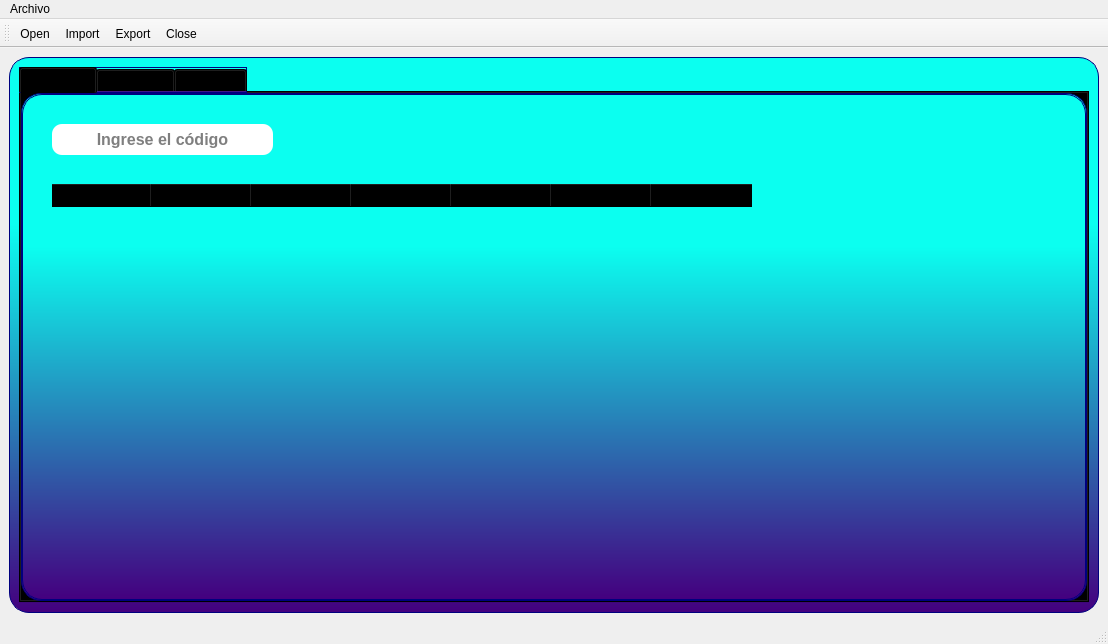
<?xml version="1.0" encoding="UTF-8"?>
<ui version="4.0">
 <class>MainWindow</class>
 <widget class="QMainWindow" name="MainWindow">
  <property name="geometry">
   <rect>
    <x>0</x>
    <y>0</y>
    <width>1108</width>
    <height>644</height>
   </rect>
  </property>
  <property name="windowTitle">
   <string>MainWindow</string>
  </property>
  <widget class="QWidget" name="centralwidget">
   <layout class="QVBoxLayout" name="verticalLayout">
    <item>
     <widget class="QFrame" name="frame">
      <property name="styleSheet">
       <string notr="true">background-color: qlineargradient(spread:reflect, x1:0.543, y1:0, x2:0.541, y2:1, stop:0.300766 rgba(11, 255, 240, 255), stop:1 rgba(68, 0, 127, 255));

border-radius:20px;
border:1px solid #00007f;</string>
      </property>
      <property name="frameShape">
       <enum>QFrame::StyledPanel</enum>
      </property>
      <property name="frameShadow">
       <enum>QFrame::Raised</enum>
      </property>
      <layout class="QVBoxLayout" name="verticalLayout_2">
       <item>
        <widget class="QTabWidget" name="tabWidget">
         <property name="currentIndex">
          <number>0</number>
         </property>
         <widget class="QWidget" name="tab">
          <attribute name="title">
           <string>Inventario</string>
          </attribute>
          <widget class="QPushButton" name="BtnSearch">
           <property name="geometry">
            <rect>
             <x>270</x>
             <y>30</y>
             <width>29</width>
             <height>25</height>
            </rect>
           </property>
           <property name="autoFillBackground">
            <bool>false</bool>
           </property>
           <property name="styleSheet">
            <string notr="true">background-color: rgba(0, 0, 0,0%);
border:none</string>
           </property>
           <property name="text">
            <string/>
           </property>
           <property name="icon">
            <iconset>
             <normaloff>../../Actividad2/lupa.png</normaloff>../../Actividad2/lupa.png</iconset>
           </property>
           <property name="iconSize">
            <size>
             <width>25</width>
             <height>25</height>
            </size>
           </property>
          </widget>
          <widget class="QTableWidget" name="cliTable_2">
           <property name="geometry">
            <rect>
             <x>30</x>
             <y>90</y>
             <width>981</width>
             <height>301</height>
            </rect>
           </property>
           <property name="autoFillBackground">
            <bool>false</bool>
           </property>
           <property name="styleSheet">
            <string notr="true">background-color: rgba(0, 0, 0,0%);
border:none</string>
           </property>
           <property name="dragEnabled">
            <bool>false</bool>
           </property>
           <property name="alternatingRowColors">
            <bool>false</bool>
           </property>
           <property name="gridStyle">
            <enum>Qt::SolidLine</enum>
           </property>
           <attribute name="horizontalHeaderCascadingSectionResizes">
            <bool>false</bool>
           </attribute>
           <attribute name="horizontalHeaderHighlightSections">
            <bool>true</bool>
           </attribute>
           <attribute name="horizontalHeaderMinimumSectionSize">
            <number>50</number>
           </attribute>
           <attribute name="verticalHeaderDefaultSectionSize">
            <number>50</number>
           </attribute>
           <attribute name="verticalHeaderMinimumSectionSize">
            <number>50</number>
           </attribute>
           <attribute name="verticalHeaderShowSortIndicator" stdset="0">
            <bool>false</bool>
           </attribute>
           <attribute name="verticalHeaderStretchLastSection">
            <bool>true</bool>
           </attribute>
           <column>
            <property name="text">
             <string>Código</string>
            </property>
            <property name="font">
             <font>
              <pointsize>12</pointsize>
              <weight>75</weight>
              <bold>true</bold>
             </font>
            </property>
            <property name="textAlignment">
             <set>AlignCenter</set>
            </property>
           </column>
           <column>
            <property name="text">
             <string>Nombre</string>
            </property>
            <property name="font">
             <font>
              <pointsize>12</pointsize>
              <weight>75</weight>
              <bold>true</bold>
             </font>
            </property>
            <property name="textAlignment">
             <set>AlignCenter</set>
            </property>
           </column>
           <column>
            <property name="text">
             <string>Categoría</string>
            </property>
            <property name="font">
             <font>
              <pointsize>12</pointsize>
              <weight>75</weight>
              <bold>true</bold>
             </font>
            </property>
            <property name="textAlignment">
             <set>AlignCenter</set>
            </property>
           </column>
           <column>
            <property name="text">
             <string>Cantidad</string>
            </property>
            <property name="font">
             <font>
              <pointsize>12</pointsize>
              <weight>75</weight>
              <bold>true</bold>
             </font>
            </property>
            <property name="textAlignment">
             <set>AlignCenter</set>
            </property>
           </column>
           <column>
            <property name="text">
             <string>Precio Costo</string>
            </property>
            <property name="font">
             <font>
              <pointsize>12</pointsize>
              <weight>75</weight>
              <bold>true</bold>
             </font>
            </property>
            <property name="textAlignment">
             <set>AlignCenter</set>
            </property>
           </column>
           <column>
            <property name="text">
             <string>Precio Venta</string>
            </property>
            <property name="font">
             <font>
              <pointsize>12</pointsize>
              <weight>75</weight>
              <bold>true</bold>
             </font>
            </property>
            <property name="textAlignment">
             <set>AlignCenter</set>
            </property>
           </column>
           <column>
            <property name="text">
             <string>Proveedor</string>
            </property>
            <property name="font">
             <font>
              <pointsize>12</pointsize>
              <weight>75</weight>
              <bold>true</bold>
             </font>
            </property>
            <property name="textAlignment">
             <set>AlignCenter</set>
            </property>
           </column>
          </widget>
          <widget class="QLineEdit" name="TxtUser">
           <property name="geometry">
            <rect>
             <x>30</x>
             <y>30</y>
             <width>221</width>
             <height>31</height>
            </rect>
           </property>
           <property name="font">
            <font>
             <pointsize>12</pointsize>
             <weight>75</weight>
             <bold>true</bold>
            </font>
           </property>
           <property name="styleSheet">
            <string notr="true">background-color: rgb(255, 255, 255,255);
border-radius:10px;
border:none</string>
           </property>
           <property name="alignment">
            <set>Qt::AlignCenter</set>
           </property>
           <property name="placeholderText">
            <string>Ingrese el código</string>
           </property>
          </widget>
          <widget class="QPushButton" name="BtnRefresh">
           <property name="geometry">
            <rect>
             <x>310</x>
             <y>20</y>
             <width>40</width>
             <height>40</height>
            </rect>
           </property>
           <property name="styleSheet">
            <string notr="true">background-color: rgba(0, 0, 0,0%);
border:none</string>
           </property>
           <property name="text">
            <string/>
           </property>
           <property name="icon">
            <iconset>
             <normaloff>../../Actividad2/recarga1.png</normaloff>../../Actividad2/recarga1.png</iconset>
           </property>
           <property name="iconSize">
            <size>
             <width>30</width>
             <height>30</height>
            </size>
           </property>
          </widget>
         </widget>
         <widget class="QWidget" name="tab_2">
          <attribute name="title">
           <string>Productos</string>
          </attribute>
          <widget class="QLabel" name="label_2">
           <property name="geometry">
            <rect>
             <x>70</x>
             <y>120</y>
             <width>81</width>
             <height>21</height>
            </rect>
           </property>
           <property name="styleSheet">
            <string notr="true">background-color: rgba(0, 0, 0,0%);
font: 75 16pt &quot;Arial&quot;;
border:none</string>
           </property>
           <property name="text">
            <string>Nombre:</string>
           </property>
           <property name="alignment">
            <set>Qt::AlignCenter</set>
           </property>
          </widget>
          <widget class="QLineEdit" name="TxtName">
           <property name="geometry">
            <rect>
             <x>170</x>
             <y>110</y>
             <width>291</width>
             <height>31</height>
            </rect>
           </property>
           <property name="font">
            <font>
             <pointsize>12</pointsize>
             <weight>75</weight>
             <bold>true</bold>
            </font>
           </property>
           <property name="styleSheet">
            <string notr="true">background-color: rgb(255, 255, 255,255);
border-radius:10px;
border:none</string>
           </property>
           <property name="alignment">
            <set>Qt::AlignCenter</set>
           </property>
           <property name="placeholderText">
            <string>Ingrese el nombre</string>
           </property>
          </widget>
          <widget class="QLabel" name="label_3">
           <property name="geometry">
            <rect>
             <x>580</x>
             <y>120</y>
             <width>101</width>
             <height>21</height>
            </rect>
           </property>
           <property name="styleSheet">
            <string notr="true">background-color: rgba(0, 0, 0,0%);
font: 75 16pt &quot;Arial&quot;;
border:none</string>
           </property>
           <property name="text">
            <string>Categoría:</string>
           </property>
           <property name="alignment">
            <set>Qt::AlignCenter</set>
           </property>
          </widget>
          <widget class="QPushButton" name="BtnClose">
           <property name="geometry">
            <rect>
             <x>690</x>
             <y>420</y>
             <width>90</width>
             <height>40</height>
            </rect>
           </property>
           <property name="font">
            <font>
             <family>MS Shell Dlg 2</family>
             <pointsize>10</pointsize>
             <weight>9</weight>
             <italic>false</italic>
             <bold>false</bold>
            </font>
           </property>
           <property name="styleSheet">
            <string notr="true">QPushButton{
font: 75 10pt &quot;MS Shell Dlg 2&quot;;
background-color: rgb(0, 255, 0);
font: 75 10pt &quot;MS Shell Dlg 2&quot;;
border:5px solid #ffffff;
}

QPushButton:hover{
background-color: rgb(255, 255, 0);
font: 75 10pt &quot;MS Shell Dlg 2&quot;;
border:5px solid #0000f;
}</string>
           </property>
           <property name="text">
            <string>Close</string>
           </property>
           <property name="icon">
            <iconset>
             <normaloff>../../Actividad2/close.png</normaloff>../../Actividad2/close.png</iconset>
           </property>
           <property name="iconSize">
            <size>
             <width>30</width>
             <height>30</height>
            </size>
           </property>
          </widget>
          <widget class="QPushButton" name="BtnDelete">
           <property name="geometry">
            <rect>
             <x>490</x>
             <y>420</y>
             <width>90</width>
             <height>40</height>
            </rect>
           </property>
           <property name="font">
            <font>
             <family>MS Shell Dlg 2</family>
             <pointsize>10</pointsize>
             <weight>9</weight>
             <italic>false</italic>
             <bold>false</bold>
            </font>
           </property>
           <property name="styleSheet">
            <string notr="true">QPushButton{
font: 75 10pt &quot;MS Shell Dlg 2&quot;;
background-color: rgb(0, 255, 0);
font: 75 10pt &quot;MS Shell Dlg 2&quot;;
border:5px solid #ffffff;
}

QPushButton:hover{
background-color: rgb(255, 255, 0);
font: 75 10pt &quot;MS Shell Dlg 2&quot;;
border:5px solid #0000f;
}</string>
           </property>
           <property name="text">
            <string>Delete</string>
           </property>
           <property name="icon">
            <iconset>
             <normaloff>../../Actividad2/delete.png</normaloff>../../Actividad2/delete.png</iconset>
           </property>
           <property name="iconSize">
            <size>
             <width>30</width>
             <height>30</height>
            </size>
           </property>
          </widget>
          <widget class="QPushButton" name="BtnClean">
           <property name="geometry">
            <rect>
             <x>590</x>
             <y>420</y>
             <width>90</width>
             <height>40</height>
            </rect>
           </property>
           <property name="font">
            <font>
             <family>MS Shell Dlg 2</family>
             <pointsize>10</pointsize>
             <weight>9</weight>
             <italic>false</italic>
             <bold>false</bold>
            </font>
           </property>
           <property name="styleSheet">
            <string notr="true">QPushButton{
font: 75 10pt &quot;MS Shell Dlg 2&quot;;
background-color: rgb(0, 255, 0);
font: 75 10pt &quot;MS Shell Dlg 2&quot;;
border:5px solid #ffffff;
}

QPushButton:hover{
background-color: rgb(255, 255, 0);
font: 75 10pt &quot;MS Shell Dlg 2&quot;;
border:5px solid #0000f;
}</string>
           </property>
           <property name="text">
            <string>Clean</string>
           </property>
           <property name="icon">
            <iconset>
             <normaloff>../../Actividad2/papelera.png</normaloff>../../Actividad2/papelera.png</iconset>
           </property>
           <property name="iconSize">
            <size>
             <width>30</width>
             <height>30</height>
            </size>
           </property>
          </widget>
          <widget class="QPushButton" name="BtnUpdate">
           <property name="geometry">
            <rect>
             <x>390</x>
             <y>420</y>
             <width>90</width>
             <height>40</height>
            </rect>
           </property>
           <property name="font">
            <font>
             <family>MS Shell Dlg 2</family>
             <pointsize>10</pointsize>
             <weight>9</weight>
             <italic>false</italic>
             <bold>false</bold>
            </font>
           </property>
           <property name="styleSheet">
            <string notr="true">QPushButton{
font: 75 10pt &quot;MS Shell Dlg 2&quot;;
background-color: rgb(0, 255, 0);
font: 75 10pt &quot;MS Shell Dlg 2&quot;;
border:5px solid #ffffff;
}

QPushButton:hover{
background-color: rgb(255, 255, 0);
font: 75 10pt &quot;MS Shell Dlg 2&quot;;
border:5px solid #0000f;
}</string>
           </property>
           <property name="text">
            <string>Update</string>
           </property>
           <property name="icon">
            <iconset>
             <normaloff>../../Actividad2/modify.png</normaloff>../../Actividad2/modify.png</iconset>
           </property>
           <property name="iconSize">
            <size>
             <width>30</width>
             <height>30</height>
            </size>
           </property>
          </widget>
          <widget class="QPushButton" name="BtnSave">
           <property name="geometry">
            <rect>
             <x>290</x>
             <y>420</y>
             <width>90</width>
             <height>40</height>
            </rect>
           </property>
           <property name="font">
            <font>
             <family>MS Shell Dlg 2</family>
             <pointsize>10</pointsize>
             <weight>9</weight>
             <italic>false</italic>
             <bold>false</bold>
            </font>
           </property>
           <property name="styleSheet">
            <string notr="true">QPushButton{
font: 75 10pt &quot;MS Shell Dlg 2&quot;;
background-color: rgb(0, 255, 0);
font: 75 10pt &quot;MS Shell Dlg 2&quot;;
border:5px solid #ffffff;
}

QPushButton:hover{
background-color: rgb(255, 255, 0);
font: 75 10pt &quot;MS Shell Dlg 2&quot;;
border:5px solid #0000f;
}</string>
           </property>
           <property name="text">
            <string>Save</string>
           </property>
           <property name="icon">
            <iconset>
             <normaloff>../../Actividad2/save.png</normaloff>../../Actividad2/save.png</iconset>
           </property>
           <property name="iconSize">
            <size>
             <width>30</width>
             <height>30</height>
            </size>
           </property>
          </widget>
          <widget class="QLineEdit" name="TxtPriceC">
           <property name="geometry">
            <rect>
             <x>170</x>
             <y>250</y>
             <width>291</width>
             <height>31</height>
            </rect>
           </property>
           <property name="font">
            <font>
             <pointsize>12</pointsize>
             <weight>75</weight>
             <bold>true</bold>
            </font>
           </property>
           <property name="styleSheet">
            <string notr="true">background-color: rgb(255, 255, 255,255);
border-radius:10px;
border:none</string>
           </property>
           <property name="alignment">
            <set>Qt::AlignCenter</set>
           </property>
           <property name="placeholderText">
            <string>Ingrese el precio de costo</string>
           </property>
          </widget>
          <widget class="QLabel" name="label_4">
           <property name="geometry">
            <rect>
             <x>60</x>
             <y>260</y>
             <width>91</width>
             <height>21</height>
            </rect>
           </property>
           <property name="styleSheet">
            <string notr="true">background-color: rgba(0, 0, 0,0%);
font: 75 16pt &quot;Arial&quot;;
border:none</string>
           </property>
           <property name="text">
            <string>Precio:</string>
           </property>
           <property name="alignment">
            <set>Qt::AlignCenter</set>
           </property>
          </widget>
          <widget class="QLineEdit" name="TxtPriceV">
           <property name="geometry">
            <rect>
             <x>700</x>
             <y>250</y>
             <width>291</width>
             <height>31</height>
            </rect>
           </property>
           <property name="font">
            <font>
             <pointsize>12</pointsize>
             <weight>75</weight>
             <bold>true</bold>
            </font>
           </property>
           <property name="styleSheet">
            <string notr="true">background-color: rgb(255, 255, 255,255);
border-radius:10px;
border:none</string>
           </property>
           <property name="alignment">
            <set>Qt::AlignCenter</set>
           </property>
           <property name="placeholderText">
            <string>Ingrese el precio de venta</string>
           </property>
          </widget>
          <widget class="QLabel" name="label_5">
           <property name="geometry">
            <rect>
             <x>580</x>
             <y>260</y>
             <width>71</width>
             <height>21</height>
            </rect>
           </property>
           <property name="styleSheet">
            <string notr="true">background-color: rgba(0, 0, 0,0%);
font: 75 16pt &quot;Arial&quot;;
border:none</string>
           </property>
           <property name="text">
            <string>Precio:</string>
           </property>
           <property name="alignment">
            <set>Qt::AlignCenter</set>
           </property>
          </widget>
          <widget class="QLabel" name="label_6">
           <property name="geometry">
            <rect>
             <x>70</x>
             <y>330</y>
             <width>81</width>
             <height>21</height>
            </rect>
           </property>
           <property name="styleSheet">
            <string notr="true">background-color: rgba(0, 0, 0,0%);
font: 75 16pt &quot;Arial&quot;;
border:none</string>
           </property>
           <property name="text">
            <string>Estado:</string>
           </property>
           <property name="alignment">
            <set>Qt::AlignCenter</set>
           </property>
          </widget>
          <widget class="QLineEdit" name="TxtStock">
           <property name="geometry">
            <rect>
             <x>700</x>
             <y>180</y>
             <width>291</width>
             <height>31</height>
            </rect>
           </property>
           <property name="font">
            <font>
             <pointsize>12</pointsize>
             <weight>75</weight>
             <bold>true</bold>
            </font>
           </property>
           <property name="styleSheet">
            <string notr="true">background-color: rgb(255, 255, 255,255);
border-radius:10px;
border:none</string>
           </property>
           <property name="alignment">
            <set>Qt::AlignCenter</set>
           </property>
           <property name="placeholderText">
            <string>Ingrese la cantidad</string>
           </property>
          </widget>
          <widget class="QLabel" name="label_7">
           <property name="geometry">
            <rect>
             <x>580</x>
             <y>190</y>
             <width>91</width>
             <height>21</height>
            </rect>
           </property>
           <property name="styleSheet">
            <string notr="true">background-color: rgba(0, 0, 0,0%);
font: 75 16pt &quot;Arial&quot;;
border:none</string>
           </property>
           <property name="text">
            <string>Cantidad:</string>
           </property>
           <property name="alignment">
            <set>Qt::AlignCenter</set>
           </property>
          </widget>
          <widget class="QLabel" name="label_9">
           <property name="geometry">
            <rect>
             <x>580</x>
             <y>320</y>
             <width>101</width>
             <height>21</height>
            </rect>
           </property>
           <property name="styleSheet">
            <string notr="true">background-color: rgba(0, 0, 0,0%);
font: 75 16pt &quot;Arial&quot;;
border:none</string>
           </property>
           <property name="text">
            <string>Proveedor:</string>
           </property>
           <property name="alignment">
            <set>Qt::AlignCenter</set>
           </property>
          </widget>
          <widget class="QComboBox" name="CbBrand">
           <property name="geometry">
            <rect>
             <x>170</x>
             <y>180</y>
             <width>291</width>
             <height>31</height>
            </rect>
           </property>
           <property name="styleSheet">
            <string notr="true">background-color: rgb(255, 255, 255,255);
border-radius:10px;
border:none</string>
           </property>
          </widget>
          <widget class="QLabel" name="label_10">
           <property name="geometry">
            <rect>
             <x>60</x>
             <y>190</y>
             <width>91</width>
             <height>21</height>
            </rect>
           </property>
           <property name="styleSheet">
            <string notr="true">background-color: rgba(0, 0, 0,0%);
font: 75 16pt &quot;Arial&quot;;
border:none</string>
           </property>
           <property name="text">
            <string>Marca:</string>
           </property>
           <property name="alignment">
            <set>Qt::AlignCenter</set>
           </property>
          </widget>
          <widget class="QComboBox" name="CbCategory">
           <property name="geometry">
            <rect>
             <x>700</x>
             <y>110</y>
             <width>291</width>
             <height>31</height>
            </rect>
           </property>
           <property name="styleSheet">
            <string notr="true">background-color: rgb(255, 255, 255,255);
border-radius:10px;
border:none</string>
           </property>
          </widget>
          <widget class="QComboBox" name="CbSupplier">
           <property name="geometry">
            <rect>
             <x>710</x>
             <y>310</y>
             <width>281</width>
             <height>31</height>
            </rect>
           </property>
           <property name="styleSheet">
            <string notr="true">background-color: rgb(255, 255, 255,255);
border-radius:10px;
border:none</string>
           </property>
          </widget>
          <widget class="QRadioButton" name="radioButton">
           <property name="geometry">
            <rect>
             <x>190</x>
             <y>330</y>
             <width>101</width>
             <height>17</height>
            </rect>
           </property>
           <property name="font">
            <font>
             <pointsize>12</pointsize>
             <weight>50</weight>
             <bold>false</bold>
            </font>
           </property>
           <property name="styleSheet">
            <string notr="true">background-color: rgba(0, 0, 0,0%);
border:none</string>
           </property>
           <property name="text">
            <string>Disponible</string>
           </property>
           <attribute name="buttonGroup">
            <string notr="true">buttonGroup</string>
           </attribute>
          </widget>
          <widget class="QRadioButton" name="RbGroupStatus">
           <property name="geometry">
            <rect>
             <x>320</x>
             <y>330</y>
             <width>131</width>
             <height>17</height>
            </rect>
           </property>
           <property name="font">
            <font>
             <pointsize>12</pointsize>
            </font>
           </property>
           <property name="styleSheet">
            <string notr="true">background-color: rgba(0, 0, 0,0%);
border:none</string>
           </property>
           <property name="text">
            <string>No Disponible</string>
           </property>
           <attribute name="buttonGroup">
            <string notr="true">buttonGroup</string>
           </attribute>
          </widget>
          <widget class="QPushButton" name="BtnSearch_2">
           <property name="geometry">
            <rect>
             <x>310</x>
             <y>30</y>
             <width>29</width>
             <height>25</height>
            </rect>
           </property>
           <property name="autoFillBackground">
            <bool>false</bool>
           </property>
           <property name="styleSheet">
            <string notr="true">background-color: rgba(0, 0, 0,0%);
border:none</string>
           </property>
           <property name="text">
            <string/>
           </property>
           <property name="icon">
            <iconset>
             <normaloff>../../Actividad2/lupa.png</normaloff>../../Actividad2/lupa.png</iconset>
           </property>
           <property name="iconSize">
            <size>
             <width>25</width>
             <height>25</height>
            </size>
           </property>
          </widget>
          <widget class="QLineEdit" name="TxtId">
           <property name="geometry">
            <rect>
             <x>70</x>
             <y>30</y>
             <width>221</width>
             <height>31</height>
            </rect>
           </property>
           <property name="font">
            <font>
             <pointsize>12</pointsize>
             <weight>75</weight>
             <bold>true</bold>
            </font>
           </property>
           <property name="styleSheet">
            <string notr="true">background-color: rgb(255, 255, 255,255);
border-radius:10px;
border:none</string>
           </property>
           <property name="alignment">
            <set>Qt::AlignCenter</set>
           </property>
           <property name="placeholderText">
            <string>Ingrese el código</string>
           </property>
          </widget>
         </widget>
         <widget class="QWidget" name="tab_3">
          <attribute name="title">
           <string>Reportes</string>
          </attribute>
         </widget>
        </widget>
       </item>
      </layout>
     </widget>
    </item>
   </layout>
  </widget>
  <widget class="QMenuBar" name="menubar">
   <property name="geometry">
    <rect>
     <x>0</x>
     <y>0</y>
     <width>1108</width>
     <height>21</height>
    </rect>
   </property>
   <widget class="QMenu" name="menuAbrir">
    <property name="title">
     <string>Archivo</string>
    </property>
    <addaction name="actionAbrir"/>
    <addaction name="actionSalir"/>
   </widget>
   <addaction name="menuAbrir"/>
  </widget>
  <widget class="QStatusBar" name="statusbar"/>
  <widget class="QToolBar" name="toolBar">
   <property name="windowTitle">
    <string>toolBar</string>
   </property>
   <attribute name="toolBarArea">
    <enum>TopToolBarArea</enum>
   </attribute>
   <attribute name="toolBarBreak">
    <bool>false</bool>
   </attribute>
   <addaction name="actionOpen"/>
   <addaction name="actionImport"/>
   <addaction name="actionExport"/>
   <addaction name="actionCloseTB"/>
  </widget>
  <action name="actionOpen">
   <property name="icon">
    <iconset>
     <normaloff>../images/folder.png</normaloff>../images/folder.png</iconset>
   </property>
   <property name="text">
    <string>Open</string>
   </property>
  </action>
  <action name="actionExport">
   <property name="icon">
    <iconset>
     <normaloff>../images/exportar.png</normaloff>../images/exportar.png</iconset>
   </property>
   <property name="text">
    <string>Export</string>
   </property>
  </action>
  <action name="actionImport">
   <property name="icon">
    <iconset>
     <normaloff>../images/importar.png</normaloff>../images/importar.png</iconset>
   </property>
   <property name="text">
    <string>Import</string>
   </property>
  </action>
  <action name="actionCloseTB">
   <property name="icon">
    <iconset>
     <normaloff>../images/close.png</normaloff>../images/close.png</iconset>
   </property>
   <property name="text">
    <string>Close</string>
   </property>
  </action>
  <action name="actionAbrir">
   <property name="text">
    <string>Abrir</string>
   </property>
  </action>
  <action name="actionSalir">
   <property name="text">
    <string>Salir</string>
   </property>
  </action>
 </widget>
 <resources/>
 <connections/>
 <buttongroups>
  <buttongroup name="buttonGroup"/>
 </buttongroups>
</ui>
